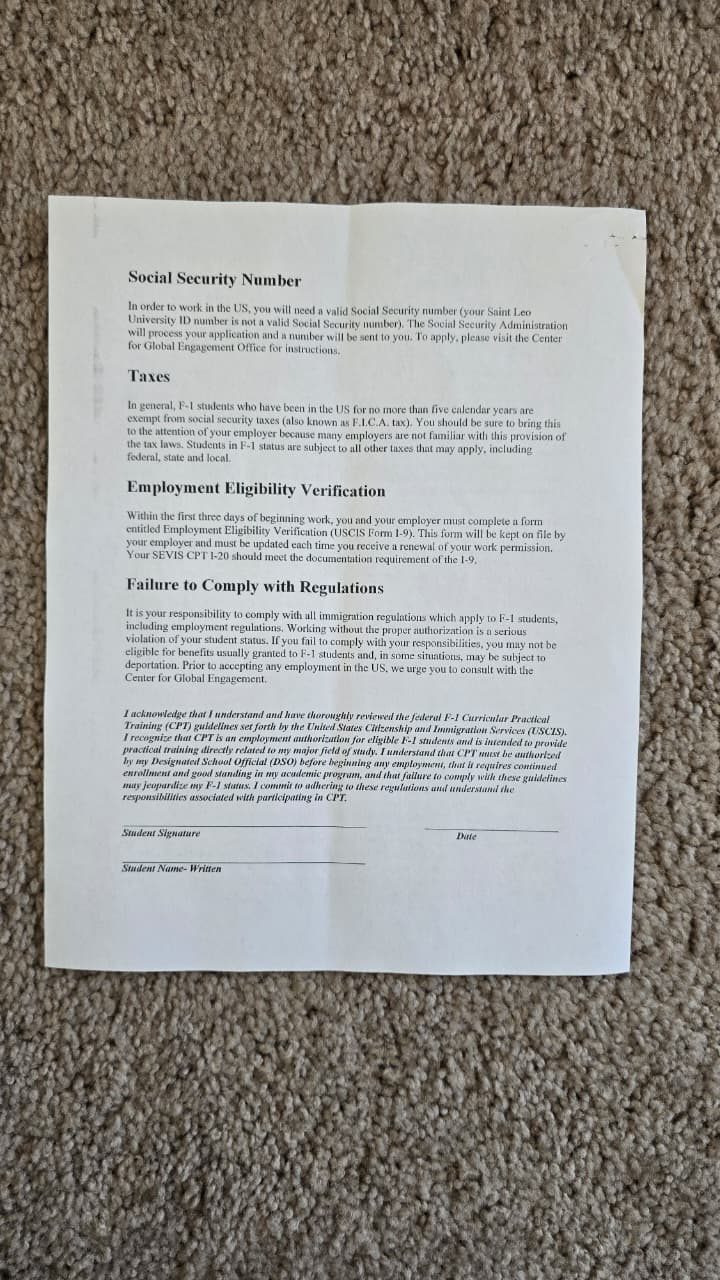
#> input picture Test2.jpg, 720 x 1280 px
$ python -i enhancements.py   (imports and definitions only)
#> lines starting #> are read from the running program, lines starting #| are printed output that depends on the picture
#> further down, picture is the input picture: shape (1280, 720, 3); mean B, G, R 141.2, 145.3, 147.4
import cv2
import numpy as np
from skimage.filters import threshold_local

def adjust_contrast_brightness(image, clip_limit=2.0, tile_grid_size=(8,8),
                               upscale=False, sharpen=True):
    """
    Enhances image clarity for readable scans and OCR:
    - Grayscale conversion
    - Mild sharpening (optional)
    - CLAHE contrast enhancement
    - Optional upscaling for small images
    """
#> called with clip_limit = 2, tile_grid_size = (8, 8), upscale = False, sharpen = True
    # Convert to grayscale
    if len(image.shape) == 3:
        gray = cv2.cvtColor(image, cv2.COLOR_BGR2GRAY)
    else:
        gray = image

    # Optional mild sharpening
    if sharpen:
        kernel = np.array([[0, -0.15, 0],
                           [-0.15, 1.6, -0.15],
                           [0, -0.15, 0]])
        gray = cv2.filter2D(gray, -1, kernel)

    # CLAHE for contrast
    clahe = cv2.createCLAHE(clipLimit=clip_limit, tileGridSize=tile_grid_size)
    gray = clahe.apply(gray)
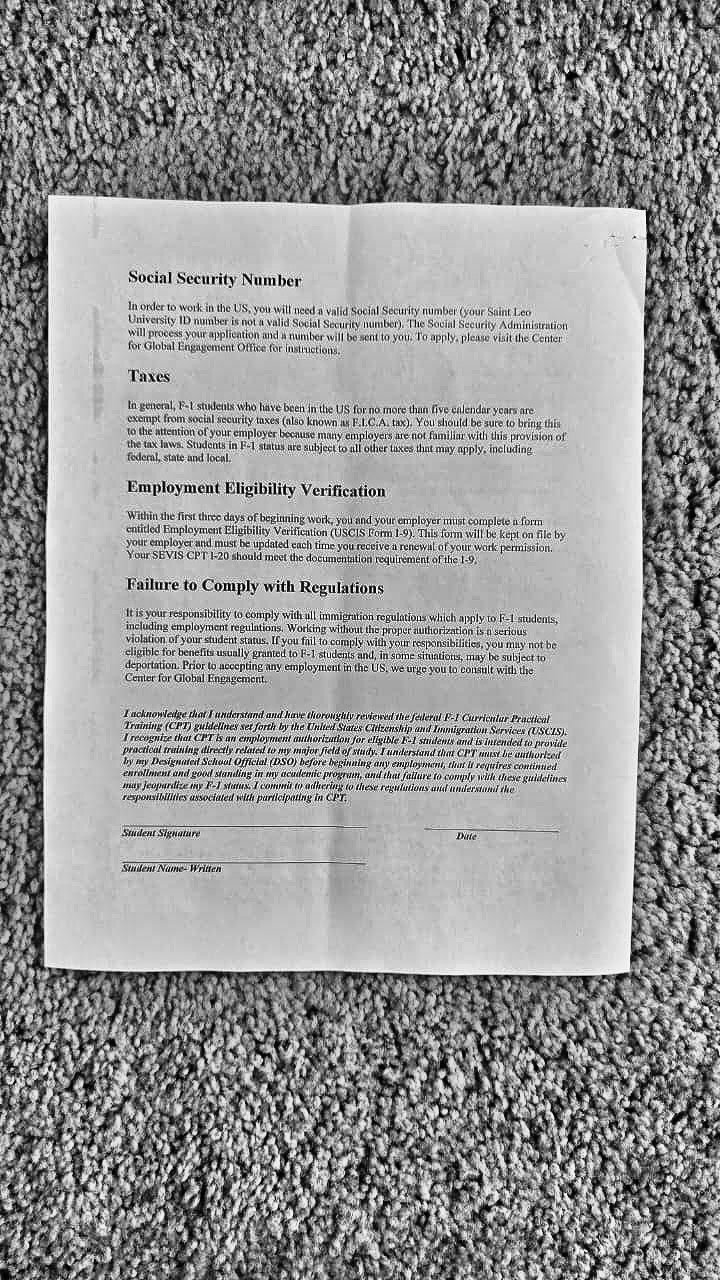
#> gray: shape (1280, 720); min 0, max 255, mean 148.9

    # Optional upscale for small images
    if upscale and gray.shape[1] < 800:
        gray = cv2.resize(gray, None, fx=1.5, fy=1.5, interpolation=cv2.INTER_CUBIC)

    return gray


def apply_threshold(image, method="adaptive"):
    """
    Applies thresholding to produce clean, high-contrast scanned image.
    method options: "adaptive", "otsu", "simple"
    """
    if method == "adaptive":
        T = threshold_local(image, 11, offset=10, method="gaussian")
        return (image > T).astype("uint8") * 255
    elif method == "otsu":
        _, th = cv2.threshold(image, 0, 255, cv2.THRESH_BINARY + cv2.THRESH_OTSU)
        return th
    elif method == "simple":
        _, th = cv2.threshold(image, 127, 255, cv2.THRESH_BINARY)
        return th
    else:
        # fallback: return original image
        return image


def recommend_thresh_method(image):
    """
    Automatically select threshold method based on image analysis.
    """
    gray = cv2.cvtColor(image, cv2.COLOR_BGR2GRAY) if len(image.shape) == 3 else image
    std_dev = np.std(gray)
    mean_val = np.mean(gray)

    # Low variation, uniform image → Otsu
    if std_dev < 40:
        return "otsu"
    # Moderate variation → adaptive
    elif std_dev >= 40 and 60 < mean_val < 190:
        return "adaptive"
    # Extreme dark or bright images → simple
    else:
        return "simple"

>>> import cv2
>>> picture = cv2.imread('Test2.jpg')
>>> result = adjust_contrast_brightness(picture)

$ run again, on WhatsApp.jpg
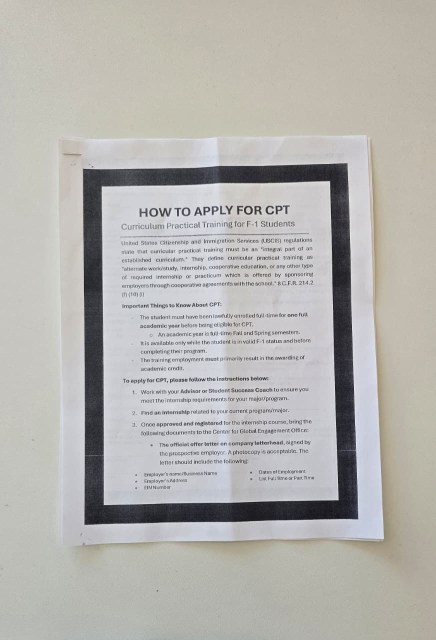
#> input picture WhatsApp.jpg, 872 x 1280 px (shown at 1/2 size)
#> picture is the input picture: shape (1280, 872, 3); mean B, G, R 176, 179.8, 181.2
#> in adjust_contrast_brightness, `gray = clahe.apply(gray)`:
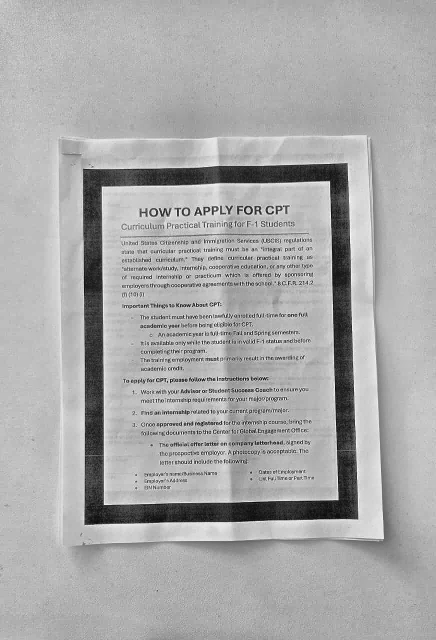
#> gray: shape (1280, 872) (shown at 1/2 size); min 0, max 255, mean 170.1
